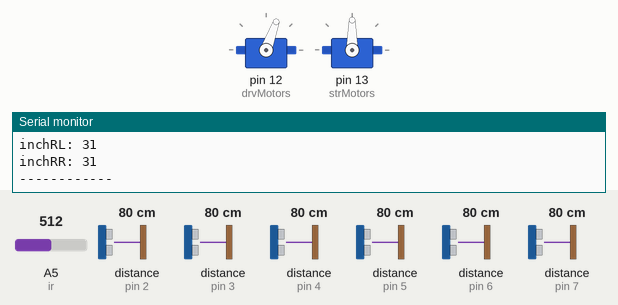
Recording of a sketch running on a simulated Arduino Uno, built with avr-gcc and run on an emulated ATmega328P. Parts: 2 × servo, the last lines printed to the serial monitor. Wiring (inferred from the names in the program): 6 × ultrasonic range finder: trigger pin 2, echo pin 2 / trigger pin 3, echo pin 3 / trigger pin 4, echo pin 4 / trigger pin 5, echo pin 5 / trigger pin 6, echo pin 6 / trigger pin 7, echo pin 7. The inputs (shaded band) are chosen by the test bench; at power-on: distance to the obstacle (sensors on pin 3, pin 5, pin 2, pin 4, pin 6, pin 7) 80 cm, A5 (ir) = 512. The echo pulse lasts 58.3 µs per cm.

Above: at 1.2 s.
1.3 s: distance to the obstacle (sensor on pin 3) set to 56 cm
2.8 s: distance to the obstacle (sensor on pin 3) set to 47 cm
At 3.7 s:
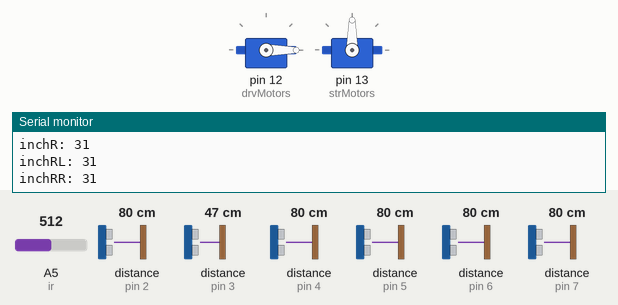
At 5.6 s:
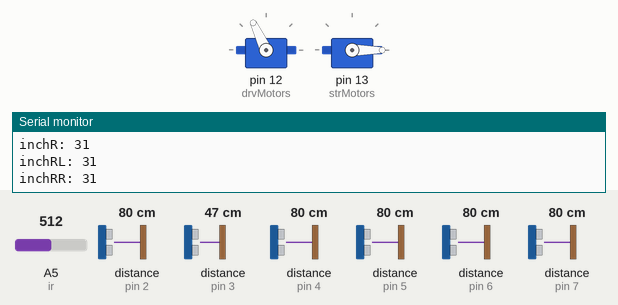
5.8 s: distance to the obstacle (sensor on pin 5) set to 42 cm
7.3 s: distance to the obstacle (sensor on pin 5) set to 36 cm
At 9.0 s:
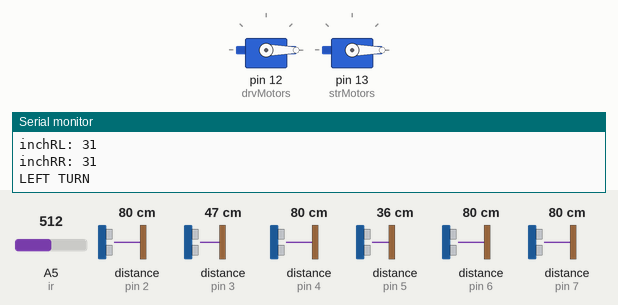
10.3 s: distance to the obstacle (sensor on pin 2) set to 55 cm
13.3 s: distance to the obstacle (sensor on pin 2) set to 46 cm
At 15.7 s:
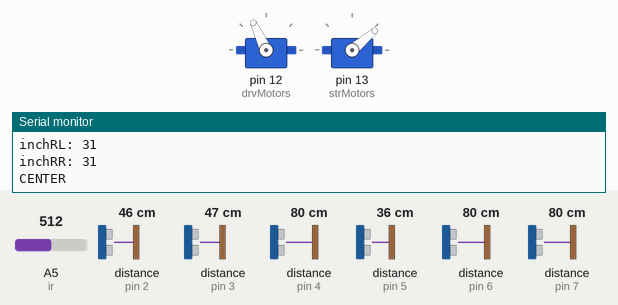
Timing chart, 0 to 17.2 s (numbered marks = the images above; inputs shaded):
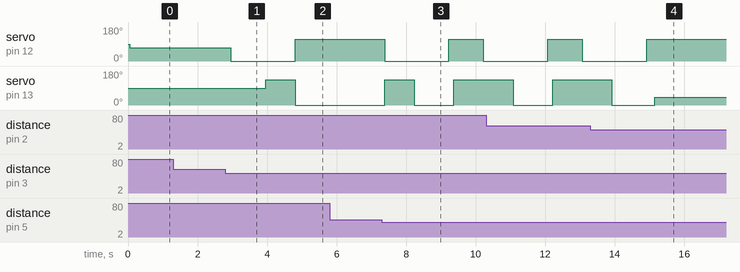

Measured:
- the behaviour switches between 51 and 50 cm on distance to the obstacle (sensor on pin 3) (found by bisection; images 0 and 1)
- the behaviour switches between 39 and 38 cm on distance to the obstacle (sensor on pin 5) (found by bisection; images 2 and 3)
- the behaviour switches between 52 and 51 cm on distance to the obstacle (sensor on pin 2) (found by bisection; images 3 and 4)
- after the input at 2.8 s, servo on pin 12 (drvMotors): 70° → 0° after 0.16 s, → 115° 1.9 s later; servo on pin 13 (strMotors): 90° → 135° after 1.2 s, → 0° 0.85 s later
- after the input at 7.3 s, servo on pin 12 (drvMotors): 115° → 0° after 0.08 s, → 115° 1.9 s later, → 0° 0.99 s later; servo on pin 13 (strMotors): 0° → 135° after 0.08 s, → 0° 0.85 s later, → 135° 1.1 s later
- after the input at 13.3 s, servo on pin 12 (drvMotors): goes on until 14.9 s, then stays 115°

The sketch:

CR1_Mechatronics_Research.ino
```cpp
/*
Corvette Revamp One (CR-1)

AUTHOR:
- Corvette Revamp One (CR-1) Team

Should you decide to use this code for your project, please credit the CR-1 Team
of the Mechatronics Research Lab.

Please note that all distances listed in this program are in inches.
*/

#define ir 5 //IR Sensor for steering; declaration
#include <Servo.h>

//General System variables
boolean loopFrst = true;
int prgmState = 0;
/* Program states:
0 - ENV SPACE LIM.
1 - FL, FR < 20
2 - FL < 20
3 - FR < 20
4 - RL, RR < 20
5 - RL < 20
6 - RR < 20
7 - L < 20
8 - R < 20
*/
//Fwd/Rev variables:
Servo drvMotors;  // create servo object to control drive motors
int varSpeed = 0; //Variable speed variable; used in methods
int drvState = 0;
int spdDelay = 10; //loop delay for slowdown
int revSpeed = 115;
int fwdSpeed = 70;
/*
Status of the DRIVE MOTORS
0 -> stopped
1 -> Fwd movement
2 -> Rev movement
*/
//Steering variables:
Servo strMotors;
int val_new;
int val_old;
int raw;
int volt;
int cm;
int turns = 0; //variable for number of turns
int strState = 0;
int leftSpd =135;
int rightSpd = 40;
int maxDist = 5;
int sensorDelay = 150;
int strDelay = 500;
/*
Status of the STEERING MOTORS
1 -> Straight
0 -> Left
2 -> Right
*/
//Ping sensor variables:
/*
Ping sensor configuration & corresponding pins:
       _1__FRONT___2_
       |            |
LEFT   3            4   RIGHT
       |            |
       |5___BACK___6|
*/
const int pingFL = 2; //Front left ping sensor pin
const int pingFR = 3; //Front right
const int pingL = 4; //Left-side
const int pingR = 5; //Right-side
const int pingRL = 6; //Rear left
const int pingRR = 7; //Rear right
long timeFL, inchFL, timeFR, inchFR, timeL, inchL, timeR, inchR, timeRL, inchRL, timeRR, inchRR; //measured distance for ping

void setup() {
  Serial.begin(115200); //begin printing in Serial monitor at 115200 frequency
  analogReference(DEFAULT);
  Serial.print("CR-1 Setup... ");
  drvMotors.attach(12); //connect drive motors pin
  strMotors.attach(13); //connect steering motor pin
  pinMode (ir, INPUT);

  raw = analogRead(ir);
  volt = map(raw, 0, 1023, 0, 6000);
  cm = (21.61/(volt-0.1696))*maxDist;

  val_new = cm;
  val_old = val_new;
  Serial.print("Complete!");
  Serial.println();
  Serial.println("Exiting Setup; Starting CR-1");
}

void loop() {


    getPingData(); //receives all ping data
    Serial.print("inchFL: ");
    Serial.print(inchFL);
    Serial.println();
    Serial.print("inchFR: ");
    Serial.print(inchFR);
    Serial.println();
    Serial.print("inchL: ");
    Serial.print(inchL);
    Serial.println();
    Serial.print("inchR: ");
    Serial.print(inchR);
    Serial.println();
    Serial.print("inchRL: ");
    Serial.print(inchRL);
    Serial.println();
    Serial.print("inchRR: ");
    Serial.print(inchRR);
    Serial.println();

    if (loopFrst) {
      forward();
      loopFrst = false;
    }

    if (inchFL < 20 && inchFR < 20 && inchRL < 20 && inchRR < 20) { //state 0
      Serial.println("ENVIRONMENT SPACE IS TOO LIMITED");
      stopMtrs();

    }

    //FRONT PING CHECKS:
    if (inchFL < 20 && inchFR < 20) { //front is getting too close; state 1
      if (prgmState != 1) {
        prgmState = 1;
        if (drvState != 2) {
          stopMtrs();
          delay(1000);
        }
        if (inchR > 12 && inchL > 12 && inchRL > 20 && inchRR > 20) {
          center();
          reverse();
        }
      }

    }
    else if (inchFL < 20) {
      //object is too close to front left of car; need to back right; state 2
      if (prgmState != 2) {
        prgmState = 2;
        if (drvState != 2) {
          stopMtrs();
          delay(1000);
        }
        if (inchR > 12 && inchL > 6 && inchRL > 20 && inchRR > 20) {
          right();
          reverse();
        }
      }

    }

    else if (inchFR < 20) {
      //object is too close to front right of car; need to back left; state 3
      if (prgmState != 3) {
        prgmState = 3;
        if (drvState != 2) {
          stopMtrs();
          delay(1000);
        }
        if (inchR > 6 && inchL > 12 && inchRL > 20 && inchRR > 20) {
          left();
          reverse();
        }
      }

    }

    //REAR PING CHECKS:
    if (inchRL < 20 && inchRR < 20) { //rear is getting too close; state 4
      if (prgmState != 4) {
        prgmState = 4;
        if (drvState != 1) {
          stopMtrs();
          delay(1000);
        }
        if (inchR > 12 && inchL > 12 && inchFL > 20 && inchFR > 20) {
          center();
          forward();
        }
      }

    }
    else if (inchRL < 20) {
      //object is too close to rear left of car; need to forward right; state 5
      if (prgmState != 5) {
        prgmState = 5;
        if (drvState != 1) {
          stopMtrs();
          delay(1000);
        }
        if (inchR > 12 && inchL > 6 && inchFL > 20 && inchFR > 20) {
          right();
          forward();
        }
      }

    }

    else if (inchRR < 20) {
      //object is too close to rear right of car; need to forward left; state 6
      if (prgmState != 6) {
        prgmState = 6;
        if (drvState != 1) {
          stopMtrs();
          delay(1000);
        }
        if (inchR > 6 && inchL > 12 && inchFL > 20 && inchFR > 20) {
          left();
          forward();
        }
      }

    }

    //SIDE DISTANCE CHECKS, while moving:
    else if (inchL < 15) { //If car is getting too close on the left; state 7
      if (prgmState != 7) {
        prgmState = 7;
        if (inchR > 12) {
          drvMotors.write(0);
          right();
          delay(1000);
        } if (drvState == 1) {
          forward();
        } else if (drvState == 2) {
          reverse();}
      }

    }

    else if (inchR < 15) { //If car is getting too close on the right; state 8
      if (prgmState != 8) {
        prgmState = 8;
        if (inchL > 12) {
          drvMotors.write(0);
          left();
          delay(1000);
        } if (drvState == 1) {
          forward();
        } else if (drvState == 2) {
          reverse();}
      }

    }
  delay(100);
}

//Driving related functions below:

void reverse() {// turns on drive motor in forward and leaves it on
  drvMotors.write(revSpeed); //write fwd speed to motors
  drvState = 2;
}
void forward() {// turns on drive motor in reverse and leaves it on
  drvMotors.write(fwdSpeed); //write rev speed to motors
  drvState = 1;
}

void stopMtrs() {//stop both motors
  drvMotors.write(0); //write 0 to stop
  drvState = 0;
}

void getPingFL() { //get distance from FL ping
      pinMode(pingFL, OUTPUT);
      digitalWrite(pingFL, LOW);
      delayMicroseconds(2);
      digitalWrite(pingFL, HIGH);
      delayMicroseconds(5);
      digitalWrite(pingFL, LOW);
      pinMode(pingFL, INPUT);
      timeFL = pulseIn(pingFL, HIGH);
      inchFL = microsecondsToInches(timeFL);
}

void getPingFR() { //get distance from FR ping
      pinMode(pingFR, OUTPUT);
      digitalWrite(pingFR, LOW);
      delayMicroseconds(2);
      digitalWrite(pingFR, HIGH);
      delayMicroseconds(5);
      digitalWrite(pingFR, LOW);
      pinMode(pingFR, INPUT);
      timeFR = pulseIn(pingFR, HIGH);
      inchFR = microsecondsToInches(timeFR);
}

void getPingL() { //get distance from L ping
      pinMode(pingL, OUTPUT);
      digitalWrite(pingL, LOW);
      delayMicroseconds(2);
      digitalWrite(pingL, HIGH);
      delayMicroseconds(5);
      digitalWrite(pingL, LOW);
      pinMode(pingL, INPUT);
      timeL = pulseIn(pingL, HIGH);
      inchL = microsecondsToInches(timeL);
}

void getPingR() { //get distance from R ping
      pinMode(pingR, OUTPUT);
      digitalWrite(pingR, LOW);
      delayMicroseconds(2);
      digitalWrite(pingR, HIGH);
      delayMicroseconds(5);
      digitalWrite(pingR, LOW);
      pinMode(pingR, INPUT);
      timeR = pulseIn(pingR, HIGH);
      inchR = microsecondsToInches(timeR);
}

void getPingRL() { //get distance from RL ping
      pinMode(pingRL, OUTPUT);
      digitalWrite(pingRL, LOW);
      delayMicroseconds(2);
      digitalWrite(pingRL, HIGH);
      delayMicroseconds(5);
      digitalWrite(pingRL, LOW);
      pinMode(pingRL, INPUT);
      timeRL = pulseIn(pingRL, HIGH);
      inchRL = microsecondsToInches(timeRL);
}

void getPingRR() { //get distance from RR ping
      pinMode(pingRR, OUTPUT);
      digitalWrite(pingRR, LOW);
      delayMicroseconds(2);
      digitalWrite(pingRR, HIGH);
      delayMicroseconds(5);
      digitalWrite(pingRR, LOW);
      pinMode(pingRR, INPUT);
      timeRR = pulseIn(pingRR, HIGH);
      inchRR = microsecondsToInches(timeRR);
}

void getPingData() { //collects all ping data for interpretation
  Serial.println("------------"); //indicator that data has been collected
  getPingFL();
  delay(2);
  getPingFR();
  delay(2);
  getPingL();
  delay(2);
  getPingR();
  delay(2);
  getPingRL();
  delay(2);
  getPingRR();
  delay(2);
}

/* Conversion of time to inches for ping sensors
Explained here: http://learn.parallax.com/kickstart/28015
*/
long microsecondsToInches(long microseconds) {
    return microseconds / 74 / 2;
}

//Steering related functions below:

void readIRData() {
  raw = analogRead(ir);
  volt = map(raw, 0, 1023, 0, 6000);
  cm = (21.61/(volt-0.1696))*maxDist;
  val_new = cm;
}

void left() {
  Serial.println("LEFT TURN");
  turns = 0;
  if(strState == 1) { //if center, then left
    while(turns < 1) {
      readIRData();
      delay(sensorDelay);
      strMotors.write(leftSpd);
      if((val_new > maxDist && val_old < maxDist) || (val_new < maxDist
      && val_old > maxDist)) {
        turns++;
        Serial.println("CtoL TURNS: ");
        Serial.println(turns);
      }
      val_old = val_new;
    }
  } else if(strState == 2) { //if right, then left
    turns = -1;
    center();
    left();
  }
  strMotors.write(leftSpd);
  delay(850);
  strMotors.write(0);
  strState = 0;
}

void right() {
  Serial.println("RIGHT TURN");
  turns = 0;
  if(strState == 1) { //if center, then right
    delay(strDelay);
    strMotors.write(rightSpd);
    while(turns < 4) {
      readIRData();
      delay(sensorDelay);
      strMotors.write(rightSpd);
      if((val_new > maxDist && val_old < maxDist) || (val_new < maxDist
      && val_old > maxDist)) {
        turns++;
        Serial.println("CtoR TURNS: ");
        Serial.println(turns);
      }
      val_old = val_new;
    }
  } else if(strState == 0) { //if left, then right
    delay(strDelay);
    strMotors.write(rightSpd);
    center();
    right();
  }
  strMotors.write(0);
  strState = 2;
}

void center() {
  Serial.println("CENTER");
  turns = 0;
  if (strState == 1) {
    strMotors.write(0);
    strState = 1;
    //Serial.println("STOP!!");
  } else if(strState == 2) { //if right, then center
  //Serial.println("LEFT!!");
    delay(strDelay);
    strMotors.write(leftSpd);
    while(turns < 2) {
      readIRData();
      delay(sensorDelay);
      strMotors.write(leftSpd);
      if((val_new > maxDist && val_old < maxDist) || (val_new < maxDist
      && val_old > maxDist)) {
        turns++;
        Serial.println("RtoC TURNS: ");
        Serial.println(turns);
      }
      val_old = val_new;
    }
  } else if(strState == 0) { //if left, then center
    delay(100);
    strMotors.write(rightSpd);
    while(turns < 1) {
      readIRData();
      delay(sensorDelay);
      strMotors.write(rightSpd);
      if((val_new > maxDist && val_old < maxDist) || (val_new < maxDist
      && val_old > maxDist)) {
        turns++;
        Serial.println("LtoC TURNS: ");
        Serial.println(turns);
      }
      val_old = val_new;
    }
  }
  strMotors.write(0);
  strState = 1;
}
```
